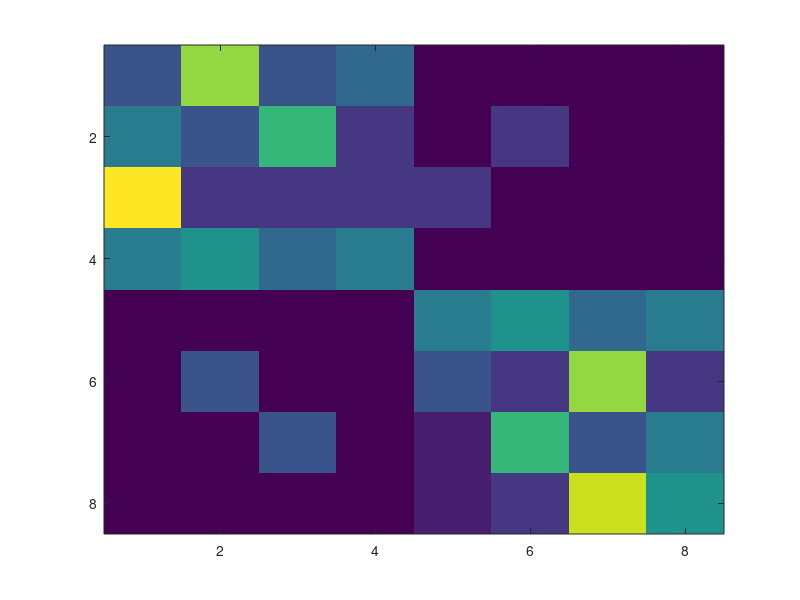

MATLAB code to generate this figure: (Note: this script raises an error after producing the figure.)
% Author: ZH.Yuan
% Update: 2025/08/08
% Email: zihaoyuan@whut.edu.cn

clc;
clearvars;
close all;

%% Generation process
% Rand Samples
N = 50;                         % sample number
P = 1000;                       % feature number
T = 210;                        % time number
q = 50;                         % number of active variable
K = 8;                          % cluster number
% Transition Probability Matrix
ProbM = [0.15  0.50  0.15  0.20  0.00  0.00  0.00  0.00 ; ...
         0.25  0.15  0.40  0.10  0.00  0.10  0.00  0.00 ; ...
         0.60  0.10  0.10  0.10  0.10  0.00  0.00  0.00 ; ...
         0.25  0.30  0.20  0.25  0.00  0.00  0.00  0.00 ; ...
         0.00  0.00  0.00  0.00  0.25  0.30  0.20  0.25 ; ...
         0.00  0.15  0.00  0.00  0.15  0.10  0.50  0.10 ; ...
         0.00  0.00  0.15  0.00  0.05  0.40  0.15  0.25 ; ...
         0.00  0.00  0.00  0.00  0.05  0.10  0.55  0.30];
mc = dtmc(ProbM);

figure;
imagesc(ProbM);
colormap(flip(othercolor('RdYlBu7'), 1))
axis square;
colorbar;
title('True Transition Probability Matrix');
textStrings = strtrim(cellstr(num2str(ProbM(:), '%0.2f')));
[Wx, Wy] = meshgrid(1 : K);
hStrings = text(Wx(:), Wy(:), textStrings(:), 'HorizontalAlignment', 'center');

% Intial correlation parameters
mu = zeros(K, P);
for k = 1 : K
    mu(k, q * (k - 1) + (1 : q)) = 1.5;
end

% Sample Random State Series by Transition Probability Matrix
TState = zeros(N, T);
X = zeros(T, P, N);
for i = 1 : N
    TState(i, :) = simulate(mc, T - 1);
    X(:, :, i) = 0.9 * (mu(TState(i, :), :) + randn(T, P)) + 0.1 * trnd(1, T, P);
end
s = 300;
sk = 50;


%% Clsuter and Screen
% Feature screening
tic
[EState, TPM, W] = HSMM_CAP(X, K, sk, s);
toc
